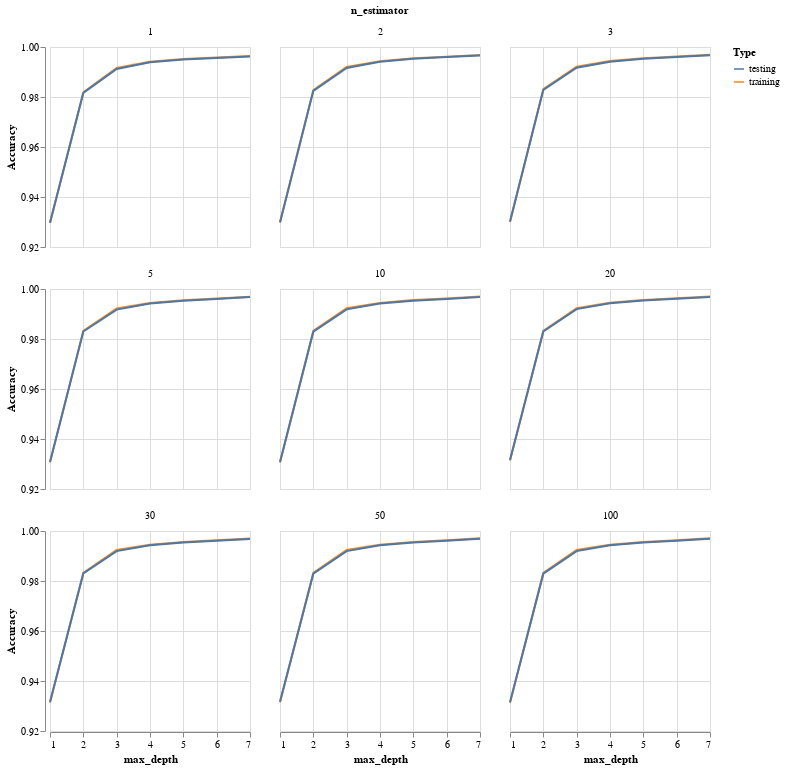

Notebook code cell kept with this figure:
### Code cell
n_est = [1,2,3,5,10,20,30,50,100]
max_depth = range(1,8)
X_train, X_test, y_train, y_test = test_train_compound(df, "I05")
trees = []
train_acc = []
test_acc = []
depth = []
for j in max_depth:
    for i in n_est:
        trees.append(i)
        depth.append(j)
        rf = RandomForestRegressor(n_estimators = i, max_depth = j, random_state=0).fit(X_train, y_train)
        train_acc.append(rf.score(X_train, y_train))
        test_acc.append(rf.score(X_test, y_test))
        #print(j,i)
df_rf = pd.DataFrame({'training' : train_acc,
                      'testing' : test_acc,
                      'n_estimator' : trees,
                      'max_depth' : depth})
df_rf = df_rf.melt(id_vars = ['n_estimator', 'max_depth'], var_name = 'Type', value_name = 'Accuracy')
df_rf
alt.Chart(df_rf).mark_line().encode(
    alt.X('max_depth'),
    alt.Y('Accuracy', scale=alt.Scale(domain=[0.92, 1])),
    alt.Color('Type'),
    alt.Facet('n_estimator')
    ).properties(width = 200, height = 200, columns = 3)

### Figure 1 — Vega-Lite specification as saved in the notebook (floating-point values rounded to 4 significant figures)
{"$schema": "https://vega.github.io/schema/vega-lite/v3.4.0.json", "columns": 3, "config": {"mark": {"tooltip": null}, "view": {"height": 300, "width": 400}}, "data": {"name": "data-9ccb5c002d7681a5549740b044973dbe"}, "datasets": {"data-9ccb5c002d7681a5549740b044973dbe": [{"Accuracy": 0.9297, "Type": "training", "max_depth": 1, "n_estimator": 1}, {"Accuracy": 0.9299, "Type": "training", "max_depth": 1, "n_estimator": 2}, {"Accuracy": 0.93, "Type": "training", "max_depth": 1, "n_estimator": 3}, {"Accuracy": 0.9307, "Type": "training", "max_depth": 1, "n_estimator": 5}, {"Accuracy": 0.9306, "Type": "training", "max_depth": 1, "n_estimator": 10}, {"Accuracy": 0.9314, "Type": "training", "max_depth": 1, "n_estimator": 20}, {"Accuracy": 0.9314, "Type": "training", "max_depth": 1, "n_estimator": 30}, {"Accuracy": 0.9315, "Type": "training", "max_depth": 1, "n_estimator": 50}, {"Accuracy": 0.9313, "Type": "training", "max_depth": 1, "n_estimator": 100}, {"Accuracy": 0.9819, "Type": "training", "max_depth": 2, "n_estimator": 1}, {"Accuracy": 0.9828, "Type": "training", "max_depth": 2, "n_estimator": 2}, {"Accuracy": 0.9831, "Type": "training", "max_depth": 2, "n_estimator": 3}, {"Accuracy": 0.9833, "Type": "training", "max_depth": 2, "n_estimator": 5}, {"Accuracy": 0.9832, "Type": "training", "max_depth": 2, "n_estimator": 10}, {"Accuracy": 0.9833, "Type": "training", "max_depth": 2, "n_estimator": 20}, {"Accuracy": 0.9833, "Type": "training", "max_depth": 2, "n_estimator": 30}, {"Accuracy": 0.9832, "Type": "training", "max_depth": 2, "n_estimator": 50}, {"Accuracy": 0.9832, "Type": "training", "max_depth": 2, "n_estimator": 100}, {"Accuracy": 0.9916, "Type": "training", "max_depth": 3, "n_estimator": 1}, {"Accuracy": 0.992, "Type": "training", "max_depth": 3, "n_estimator": 2}, {"Accuracy": 0.9921, "Type": "training", "max_depth": 3, "n_estimator": 3}, {"Accuracy": 0.9922, "Type": "training", "max_depth": 3, "n_estimator": 5}, {"Accuracy": 0.9923, "Type": "training", "max_depth": 3, "n_estimator": 10}, {"Accuracy": 0.9924, "Type": "training", "max_depth": 3, "n_estimator": 20}, {"Accuracy": 0.9924, "Type": "training", "max_depth": 3, "n_estimator": 30}, {"Accuracy": 0.9924, "Type": "training", "max_depth": 3, "n_estimator": 50}, {"Accuracy": 0.9924, "Type": "training", "max_depth": 3, "n_estimator": 100}, {"Accuracy": 0.9941, "Type": "training", "max_depth": 4, "n_estimator": 1}, {"Accuracy": 0.9943, "Type": "training", "max_depth": 4, "n_estimator": 2}, {"Accuracy": 0.9944, "Type": "training", "max_depth": 4, "n_estimator": 3}, {"Accuracy": 0.9944, "Type": "training", "max_depth": 4, "n_estimator": 5}, {"Accuracy": 0.9945, "Type": "training", "max_depth": 4, "n_estimator": 10}, {"Accuracy": 0.9945, "Type": "training", "max_depth": 4, "n_estimator": 20}, {"Accuracy": 0.9945, "Type": "training", "max_depth": 4, "n_estimator": 30}, {"Accuracy": 0.9945, "Type": "training", "max_depth": 4, "n_estimator": 50}, {"Accuracy": 0.9945, "Type": "training", "max_depth": 4, "n_estimator": 100}, {"Accuracy": 0.9952, "Type": "training", "max_depth": 5, "n_estimator": 1}, {"Accuracy": 0.9955, "Type": "training", "max_depth": 5, "n_estimator": 2}, {"Accuracy": 0.9955, "Type": "training", "max_depth": 5, "n_estimator": 3}, {"Accuracy": 0.9955, "Type": "training", "max_depth": 5, "n_estimator": 5}, {"Accuracy": 0.9956, "Type": "training", "max_depth": 5, "n_estimator": 10}, {"Accuracy": 0.9956, "Type": "training", "max_depth": 5, "n_estimator": 20}, {"Accuracy": 0.9956, "Type": "training", "max_depth": 5, "n_estimator": 30}, {"Accuracy": 0.9956, "Type": "training", "max_depth": 5, "n_estimator": 50}, {"Accuracy": 0.9956, "Type": "training", "max_depth": 5, "n_estimator": 100}, {"Accuracy": 0.9958, "Type": "training", "max_depth": 6, "n_estimator": 1}, {"Accuracy": 0.9961, "Type": "training", "max_depth": 6, "n_estimator": 2}, {"Accuracy": 0.9962, "Type": "training", "max_depth": 6, "n_estimator": 3}, {"Accuracy": 0.9962, "Type": "training", "max_depth": 6, "n_estimator": 5}, {"Accuracy": 0.9962, "Type": "training", "max_depth": 6, "n_estimator": 10}, {"Accuracy": 0.9963, "Type": "training", "max_depth": 6, "n_estimator": 20}, {"Accuracy": 0.9963, "Type": "training", "max_depth": 6, "n_estimator": 30}, {"Accuracy": 0.9963, "Type": "training", "max_depth": 6, "n_estimator": 50}, {"Accuracy": 0.9963, "Type": "training", "max_depth": 6, "n_estimator": 100}, {"Accuracy": 0.9964, "Type": "training", "max_depth": 7, "n_estimator": 1}, {"Accuracy": 0.9968, "Type": "training", "max_depth": 7, "n_estimator": 2}, {"Accuracy": 0.9969, "Type": "training", "max_depth": 7, "n_estimator": 3}, {"Accuracy": 0.9969, "Type": "training", "max_depth": 7, "n_estimator": 5}, {"Accuracy": 0.997, "Type": "training", "max_depth": 7, "n_estimator": 10}, {"Accuracy": 0.997, "Type": "training", "max_depth": 7, "n_estimator": 20}, {"Accuracy": 0.997, "Type": "training", "max_depth": 7, "n_estimator": 30}, {"Accuracy": 0.9971, "Type": "training", "max_depth": 7, "n_estimator": 50}, {"Accuracy": 0.9971, "Type": "training", "max_depth": 7, "n_estimator": 100}, {"Accuracy": 0.9297, "Type": "testing", "max_depth": 1, "n_estimator": 1}, {"Accuracy": 0.9298, "Type": "testing", "max_depth": 1, "n_estimator": 2}, {"Accuracy": 0.9302, "Type": "testing", "max_depth": 1, "n_estimator": 3}, {"Accuracy": 0.9308, "Type": "testing", "max_depth": 1, "n_estimator": 5}, {"Accuracy": 0.9308, "Type": "testing", "max_depth": 1, "n_estimator": 10}, {"Accuracy": 0.9316, "Type": "testing", "max_depth": 1, "n_estimator": 20}, {"Accuracy": 0.9316, "Type": "testing", "max_depth": 1, "n_estimator": 30}, {"Accuracy": 0.9317, "Type": "testing", "max_depth": 1, "n_estimator": 50}, {"Accuracy": 0.9315, "Type": "testing", "max_depth": 1, "n_estimator": 100}, {"Accuracy": 0.9816, "Type": "testing", "max_depth": 2, "n_estimator": 1}, {"Accuracy": 0.9825, "Type": "testing", "max_depth": 2, "n_estimator": 2}, {"Accuracy": 0.9829, "Type": "testing", "max_depth": 2, "n_estimator": 3}, {"Accuracy": 0.983, "Type": "testing", "max_depth": 2, "n_estimator": 5}, {"Accuracy": 0.9829, "Type": "testing", "max_depth": 2, "n_estimator": 10}, {"Accuracy": 0.983, "Type": "testing", "max_depth": 2, "n_estimator": 20}, {"Accuracy": 0.983, "Type": "testing", "max_depth": 2, "n_estimator": 30}, {"Accuracy": 0.9829, "Type": "testing", "max_depth": 2, "n_estimator": 50}, {"Accuracy": 0.9829, "Type": "testing", "max_depth": 2, "n_estimator": 100}, {"Accuracy": 0.9912, "Type": "testing", "max_depth": 3, "n_estimator": 1}, {"Accuracy": 0.9916, "Type": "testing", "max_depth": 3, "n_estimator": 2}, {"Accuracy": 0.9917, "Type": "testing", "max_depth": 3, "n_estimator": 3}, {"Accuracy": 0.9918, "Type": "testing", "max_depth": 3, "n_estimator": 5}, {"Accuracy": 0.9919, "Type": "testing", "max_depth": 3, "n_estimator": 10}, {"Accuracy": 0.992, "Type": "testing", "max_depth": 3, "n_estimator": 20}, {"Accuracy": 0.992, "Type": "testing", "max_depth": 3, "n_estimator": 30}, {"Accuracy": 0.992, "Type": "testing", "max_depth": 3, "n_estimator": 50}, {"Accuracy": 0.992, "Type": "testing", "max_depth": 3, "n_estimator": 100}, {"Accuracy": 0.9939, "Type": "testing", "max_depth": 4, "n_estimator": 1}, {"Accuracy": 0.9941, "Type": "testing", "max_depth": 4, "n_estimator": 2}, {"Accuracy": 0.9941, "Type": "testing", "max_depth": 4, "n_estimator": 3}, {"Accuracy": 0.9942, "Type": "testing", "max_depth": 4, "n_estimator": 5}, {"Accuracy": 0.9942, "Type": "testing", "max_depth": 4, "n_estimator": 10}, {"Accuracy": 0.9943, "Type": "testing", "max_depth": 4, "n_estimator": 20}, {"Accuracy": 0.9943, "Type": "testing", "max_depth": 4, "n_estimator": 30}, {"Accuracy": 0.9943, "Type": "testing", "max_depth": 4, "n_estimator": 50}, {"Accuracy": 0.9943, "Type": "testing", "max_depth": 4, "n_estimator": 100}, {"Accuracy": 0.995, "Type": "testing", "max_depth": 5, "n_estimator": 1}, {"Accuracy": 0.9953, "Type": "testing", "max_depth": 5, "n_estimator": 2}, {"Accuracy": 0.9953, "Type": "testing", "max_depth": 5, "n_estimator": 3}, {"Accuracy": 0.9953, "Type": "testing", "max_depth": 5, "n_estimator": 5}, {"Accuracy": 0.9953, "Type": "testing", "max_depth": 5, "n_estimator": 10}, {"Accuracy": 0.9954, "Type": "testing", "max_depth": 5, "n_estimator": 20}, {"Accuracy": 0.9954, "Type": "testing", "max_depth": 5, "n_estimator": 30}, {"Accuracy": 0.9954, "Type": "testing", "max_depth": 5, "n_estimator": 50}, {"Accuracy": 0.9954, "Type": "testing", "max_depth": 5, "n_estimator": 100}, {"Accuracy": 0.9956, "Type": "testing", "max_depth": 6, "n_estimator": 1}, {"Accuracy": 0.996, "Type": "testing", "max_depth": 6, "n_estimator": 2}, {"Accuracy": 0.996, "Type": "testing", "max_depth": 6, "n_estimator": 3}, {"Accuracy": 0.996, "Type": "testing", "max_depth": 6, "n_estimator": 5}, {"Accuracy": 0.996, "Type": "testing", "max_depth": 6, "n_estimator": 10}, {"Accuracy": 0.9961, "Type": "testing", "max_depth": 6, "n_estimator": 20}, {"Accuracy": 0.9961, "Type": "testing", "max_depth": 6, "n_estimator": 30}, {"Accuracy": 0.9961, "Type": "testing", "max_depth": 6, "n_estimator": 50}, {"Accuracy": 0.9961, "Type": "testing", "max_depth": 6, "n_estimator": 100}, {"Accuracy": 0.9962, "Type": "testing", "max_depth": 7, "n_estimator": 1}, {"Accuracy": 0.9966, "Type": "testing", "max_depth": 7, "n_estimator": 2}, {"Accuracy": 0.9967, "Type": "testing", "max_depth": 7, "n_estimator": 3}, {"Accuracy": 0.9968, "Type": "testing", "max_depth": 7, "n_estimator": 5}, {"Accuracy": 0.9968, "Type": "testing", "max_depth": 7, "n_estimator": 10}, {"Accuracy": 0.9968, "Type": "testing", "max_depth": 7, "n_estimator": 20}, {"Accuracy": 0.9968, "Type": "testing", "max_depth": 7, "n_estimator": 30}, {"Accuracy": 0.9969, "Type": "testing", "max_depth": 7, "n_estimator": 50}, {"Accuracy": 0.9969, "Type": "testing", "max_depth": 7, "n_estimator": 100}]}, "encoding": {"color": {"field": "Type", "type": "nominal"}, "facet": {"field": "n_estimator", "type": "quantitative"}, "x": {"field": "max_depth", "type": "quantitative"}, "y": {"field": "Accuracy", "scale": {"domain": [0.92, 1]}, "type": "quantitative"}}, "height": 200, "mark": "line", "width": 200}
